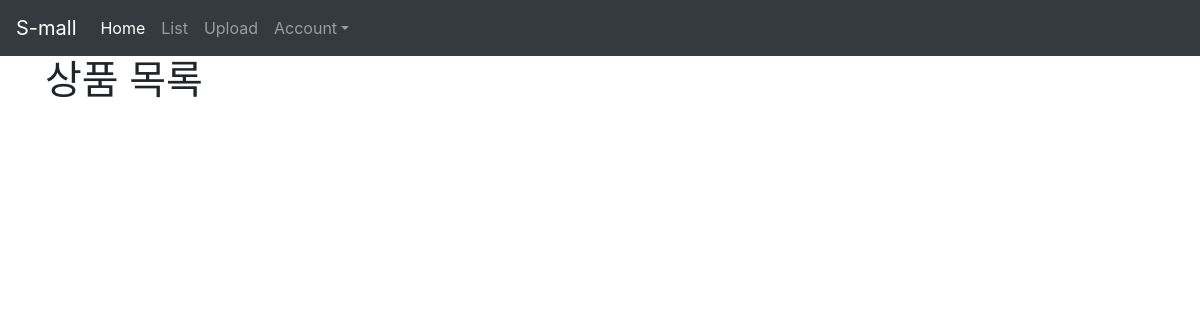
Page /posts/ (signed in) on the earlier database version.
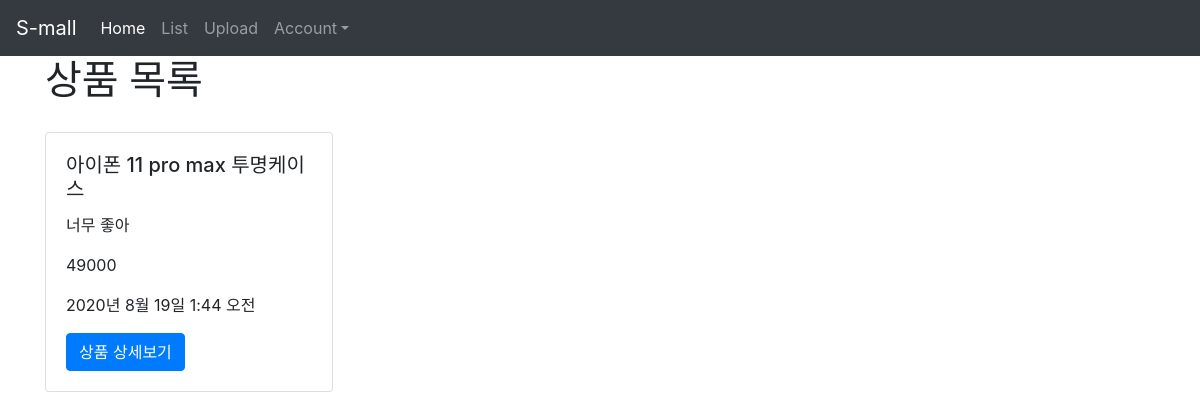
Same page on the later database version.
### posts/models.py (models this page shows)
class Post(models.Model) :
    title = models.CharField(max_length=50, null=False)
    content = models.TextField()
    price = models.IntegerField(default=0, null=True)
    surplus = models.IntegerField(default = 50)
    view_count = models.IntegerField(default = 0)
    created_at = models.DateTimeField(auto_now_add= True)
    updated_at = models.DateTimeField(auto_now= True)
    seller = models.CharField(max_length=50, null=True)
    image = models.ImageField(upload_to='images/', null=True)
    user = models.ForeignKey(User, on_delete = models.CASCADE, null=True)

### posts/views.py (the view)
# urls.py: path('', main, name = "main"),
def main(request) :
    posts = Post.objects.all()
    return render(request, 'posts/main.html', {'posts': posts})

### posts/templates/posts/main.html
{% extends 'base.html' %}
{% load static %}
{% block content %}
{% if user.is_authenticated %}
<div class="container">
    <h1>상품 목록</h1>
    <div class="row">
        {% for post in posts %}
        <div class="col-md-4 col-12">
            <div class="card" style="width: 18rem; margin-top: 20px;">
                <div class="card-body">
                    <h5 class="card-title">{{ post.title }}</h5>
                    <p class="card-text">{{ post.content }}</p>
                    <p class="card-text">{{ post.price }}</p>
                    <p>{{ post.created_at }}</p>
                    <a href="{% url 'posts:show' post.pk %}" class="btn btn-primary">상품 상세보기</a>
                </div>
            </div>
        </div>
        {% endfor %}
    </div>
</div>
{% else %}
    <h3>로그인 후 이용이 가능합니다.</h3>
    <a href = "{% url 'account_login' %}" class="btn btn-warning">로그인</a>
    <a href = "{% url 'account_signup' %}" class="btn btn-warning">회원가입</a>
{% endif %}
{% endblock %}

### shopping/templates/base.html (shortened to what this page needs)
{% load static %}
<!doctype html>
<html lang="en">
  <head>
    <link rel="stylesheet" href="https://stackpath.bootstrapcdn.com/bootstrap/4.5.0/css/bootstrap.min.css">
  </head>
      {% include 'shared/navbar.html' %}
      {% block content %}
      {% endblock %}
  <body>
  </body>
</html>

### shopping/templates/shared/navbar.html (shortened to what this page needs)
{% load static %}
{% block content %}
<nav class="navbar navbar-expand-lg navbar-dark bg-dark">
  <a class="navbar-brand" href="/">S-mall</a>
  <div class="collapse navbar-collapse" id="navbarNavDropdown">
    <ul class="navbar-nav">
      <li class="nav-item active">
        <a class="nav-link" href="/">Home <span class="sr-only">(current)</span></a>
      </li>
      <li class="nav-item">
        <a class="nav-link" href="{% url 'posts:main' %}">List</a>
      </li>
      <li class="nav-item">
        <a class="nav-link" href="{% url 'posts:new' %}">Upload</a>
      </li>
    </ul>
    <ul class="nav navbar-nav navbar-right">
      <li class="nav-item dropdown">
        <a class="nav-link dropdown-toggle" data-toggle="dropdown" href="#" role="button" aria-haspopup="true" aria-expanded="false">Account</a>
      </li>
    </ul>
  </div>
</nav>
{% endblock %}

Differences in the rows shown:
added Post: title "아이폰 11 pro max 투명케이스", content "너무 좋아", price "49000", created_at "2020년 8월 19일 1:44 오전"
